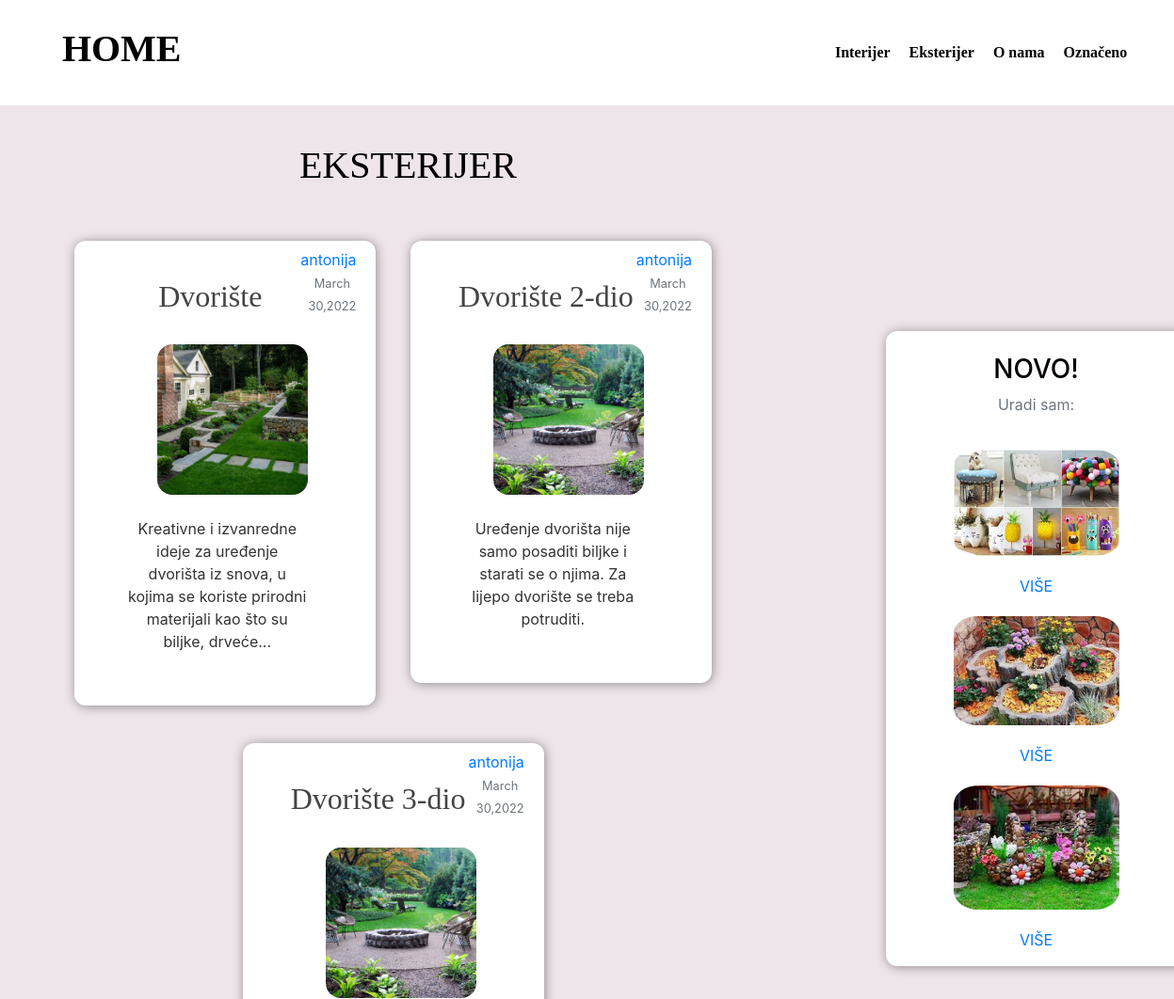
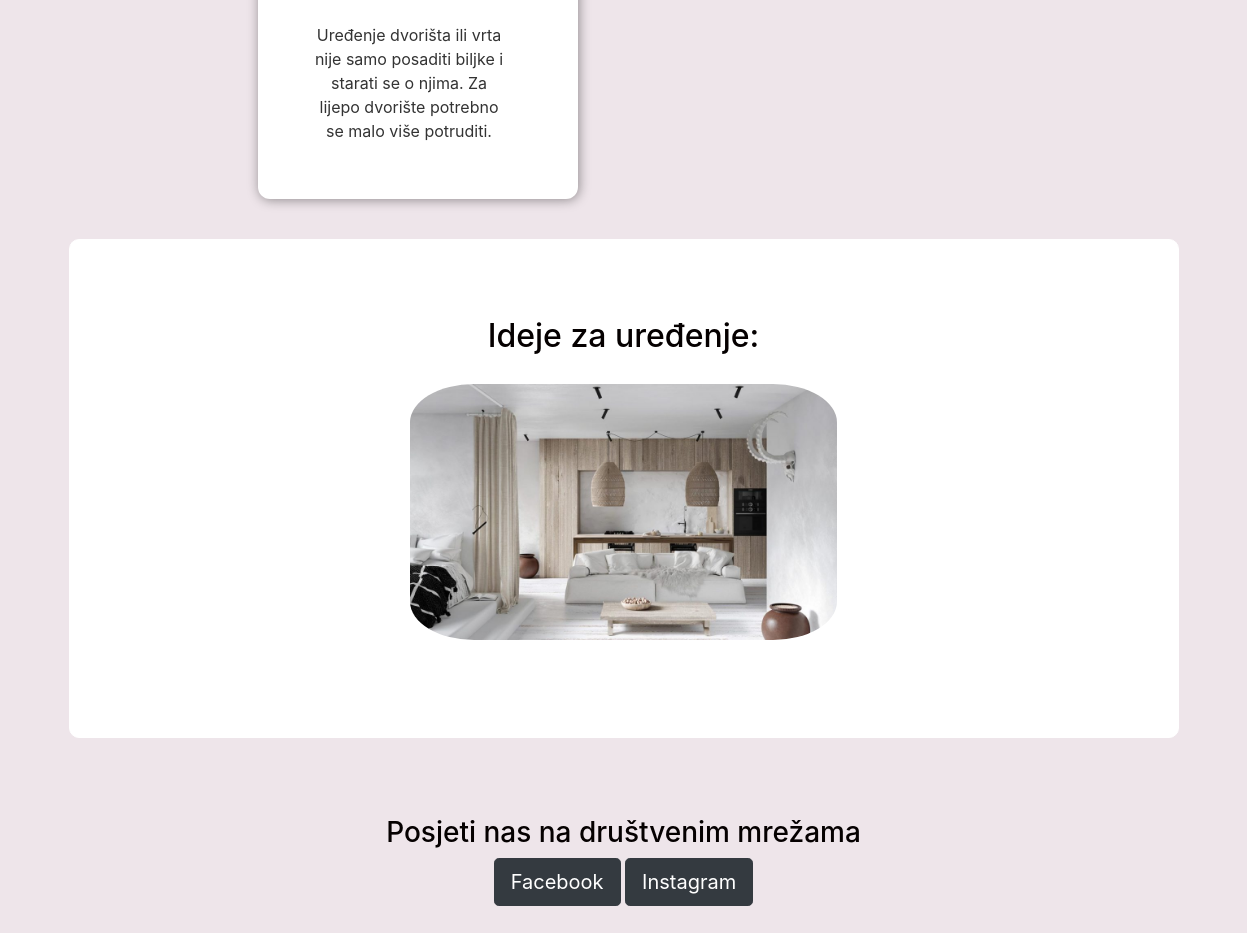
The app's page /eksterijer/ with its own data (2 pictures, top to bottom).
### aplikacija/models.py (models this page shows, shortened)
class Eksterijer(models.Model):
    slug=models.SlugField(unique=True,db_index=True, null=True)
    title=models.CharField(max_length=100)
    content=models.TextField()
    date_posted=models.DateTimeField(default=timezone.now)
    imageName = models.ImageField(upload_to="post",null=True)
    author=models.ForeignKey(User , on_delete=models.CASCADE)

### aplikacija/views.py (the view)
# urls.py: path("eksterijer/",views.eksterijer, name="eksterijer"),
def eksterijer(request):
    context={
            "ekst":Eksterijer.objects.all()
    }
    ordering=["-date"]
    return render(request,"aplikacija/eksterijer.html",context)

### aplikacija/templates/aplikacija/eksterijer.html (shortened to what this page needs)
{%extends "aplikacija/base.html"%}
{% load static %}
{% block content %}
<br>
<br>
<br>
<center>
    <section id="objave">
        <h1>EKSTERIJER</h1>
    </section>
    <br>
      {% for post in ekst %}
      <section class="postovi">
          <article class="media">
            <div class="body">
              <h2><a class="article-title" href="{% url "post-detail-page" post.slug %}">{{ post.title }}</a></h2>
              <br>
              <section class="slike">
              <img src="{{post.imageName.url}}" alt="nesto">
              </section>
              <br>
              <p class="article-content">{{ post.content }}</p>
            </div>
            <div class="article-metadata">
              <a class="mr-2" href="#">{{ post.author }}</a>
              <small class="text-muted">{{ post.date_posted |date:"F d,Y"}}</small>
            </div>
          </article>
        </section>
      {% endfor %}
        </center>
{% endblock content %}

### aplikacija/static/aplikacija/start.css (style rules this page uses)
body { background-color: #eee5ea; color: #333333; margin-top: 5rem; }
h1, h2, h3, h4, h5, h6 { color: #050000; }
#objave h1 { color: #000000; font-family:Cambria, Cochin, Georgia, Times, 'Times New Roman', serif; }
h1 { color: #fff; }
.postovi { display:inline-block; background-color: white; padding: 2.5rem; border-radius: 12px; margin-bottom: 5rem; box-shadow: 1px 1px 12px rgba(0, 0, 0, 0.4); width: 20rem; margin: 1.5rem 2rem 1rem 0rem; }
.article-title { color: #444444; font-family:Cambria, Cochin, Georgia, Times, 'Times New Roman', serif; margin: auto; }
.article-content { white-space: pre-line; }
.article-metadata { padding-bottom: 2px; margin: -2rem 1rem 1rem -0.5rem; margin-bottom: 3px; }
.article-content { margin-left: 15px; }
.slike img { width: 10rem; height: 10rem; object-fit: cover; border-radius: 10%; margin-left: 3rem; }

### records on screen
Eksterijer: title "Dvorište", imageName (picture), content "Kreativne i izvanredne ideje za uređenje dvorišta iz snova, u kojima se koriste prirodni materijali kao što su biljke, drveće...", author "antonija", date_posted "March 30,2022"
Eksterijer: title "Dvorište 2-dio", imageName (picture), content "Uređenje dvorišta nije samo posaditi biljke i starati se o njima. Za lijepo dvorište se treba potruditi.", author "antonija", date_posted "March 30,2022"
Eksterijer: title "Dvorište 3-dio", imageName (picture), content "Uređenje dvorišta ili vrta nije samo posaditi biljke i starati se o njima. Za lijepo dvorište potrebno se malo više potruditi.", author "antonija", date_posted "March 30,2022"
